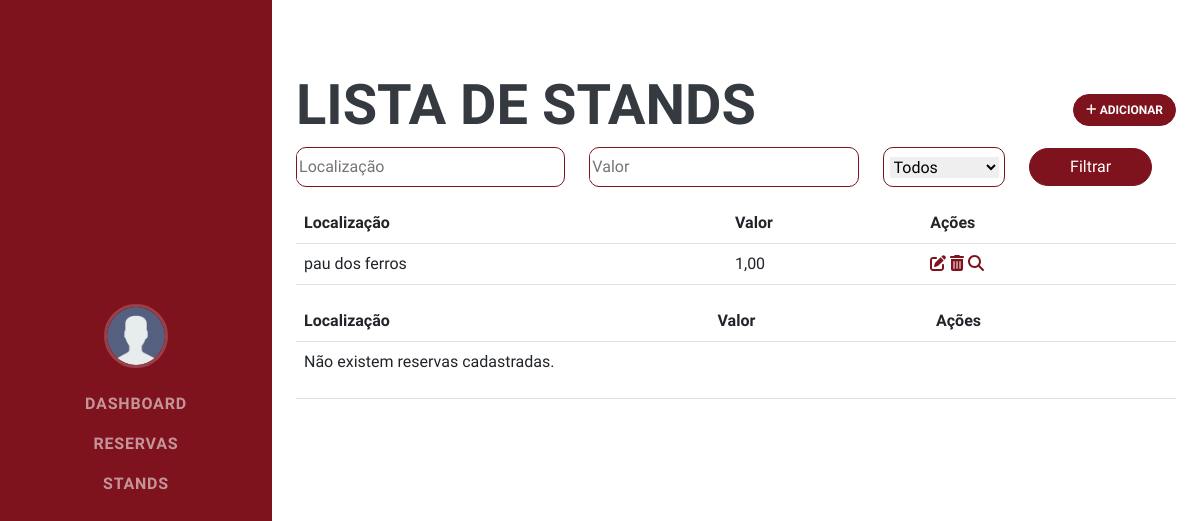
/filtro_localizacoes_e_valores/, run on an earlier commit of the app's database.
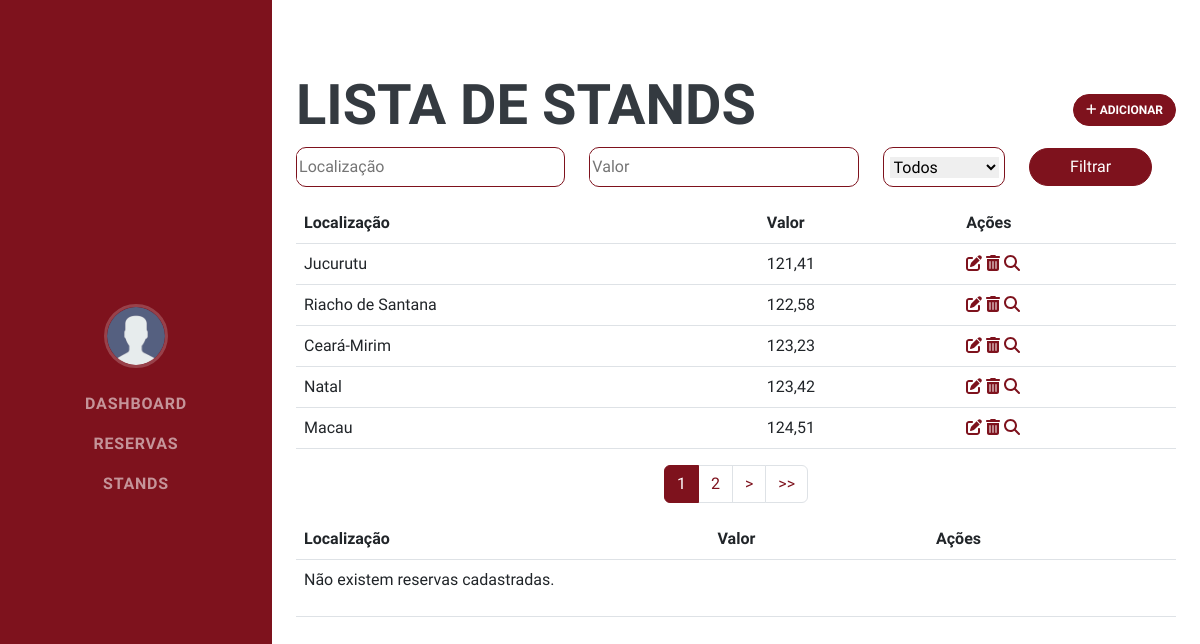
And on a later commit of the database.
### stand/models.py (models this page shows, shortened)
class Stand(BaseModel):
    localizacao = models.CharField(
        verbose_name=_("Localização"),
        max_length=SMALL_CHAR_FIELD_NAME_LENGTH,
    )
    valor = models.DecimalField(
        verbose_name=_("Valor"),
        decimal_places=2,
        max_digits=6
    )
    class Meta:
        verbose_name = _("Stand")
        verbose_name_plural = _("Stands")

### stand/views.py (the view)
# urls.py: path('filtro_localizacoes_e_valores/', filtro_localizacoes_e_valores, name='filtro_localizacoes_e_valores'),
def filtro_localizacoes_e_valores(request):
    termo_localizacao = request.GET.get('termo_localizacao', '')
    termo_valor = request.GET.get('termo_valor', '')
    ordenacao = request.GET.get('ordenacao', 'asc')  # Padrão para ordenação crescente
    ordenacao_valor = 'valor' if ordenacao == 'asc' else '-valor'  # Reverter para ordenação decrescente, se necessário
    itens = Stand.objects.order_by(ordenacao_valor)
    if termo_localizacao:
        itens = itens.filter(localizacao__icontains=termo_localizacao)
    if termo_valor:
        itens = itens.filter(valor__icontains=termo_valor)
    paginator = Paginator(itens, 5)  # 10 itens por página (você pode ajustar isso)
    page_number = request.GET.get('page')
    page = paginator.get_page(page_number)
    return render(request, 'stand/stands.html', {
        'itens': page,
        'termo_localizacao': termo_localizacao,
        'termo_valor': termo_valor,
        'ordenacao': ordenacao,
    })

### stand/templates/stand/stands.html (shortened to what this page needs)
{% extends "base.html" %}
{% block content %}
<div class="mt-5">
    <div class="d-flex align-items-center justify-content-between">
        <h2>Lista de Stands</h2>
        <div class="">
            <a style='color:white; border-radius: 50px; font-size: 12px;' href="{% url 'stand_criar' %}" class="btn btn-primary"><strong><i class="fas fa-plus"></i> ADICIONAR</strong></a>
        </div>
    </div>
    <form method="GET" action="{% url 'filtro_localizacoes_e_valores' %}">
        <div class="row col-12 d-flex justify-content-center mb-3">
            <div class="col-4">
                <div class="d-flex align-items-center"style="border: #7E121D 1px solid; height: 40px; border-radius:10px">
                    <input type="text" name="termo_localizacao" id="termo_localizacao" value="{{ termo_localizacao }}" placeholder="Localização" class="ml-2" style="outline: none; border:none">
                </div>
            </div>
            <div class="col-4">
                <div class="d-flex align-items-center"style="border: #7E121D 1px solid; height: 40px; border-radius:10px">
                    <input type="text" name="termo_valor" id="termo_valor" value="{{ termo_valor }}" placeholder="Valor" class="ml-2" style="outline: none; border:none">
                </div>
            </div>
            <div class="col-2">
                <div class="d-flex justify-content-center align-items-center"style="border: #7E121D 1px solid; height: 40px; border-radius:10px">
                    <select name="ordenacao" id="ordenacao" style="outline: none; border:none">
                        <option>Todos</option>
                    </select>
                </div>
            </div>
            <div class="col-2">
                <div class="d-flex align-items-center"style="height: 40px;">
                    <button class="btn btn-primary text-white" style="width: 150px; border-radius: 50px;" type="submit">Filtrar</button>
                </div>
            </div>
        </div>
    </form>
    <table class="table">
        <thead class="thead-light">
            <tr>
                <th scope="col">Localização</th>
                <th scope="col">Valor</th>
                <th scope="col">Ações</th>
            </tr>
        </thead>
        <tbody>
            {% for item in itens %}
            <tr>
                <td>{{ item.localizacao }}</td>
                <td>{{ item.valor }}</td>
                <td>
                    <a href="{% url 'stand_editar' pk=item.pk %}"><i class="fas fa-edit"></i></a>
                    <a href="{% url 'stand_remover' pk=item.pk %}"><i class="fas fa-trash-alt"></i></a>
                    <a href="{% url 'stand_detalhe' pk=item.pk %}"><i class="fas fa-search"></i></a>
                </td>
            </tr>
            {% empty %}
            <tr>
              <td colspan="3">
                <p>Nenhum filtro aplicado.</p>
              </td>
            </tr>
            {% endfor %}
        </tbody>
    </table>
    {% if itens.has_other_pages %}
        <nav>
            <ul class="pagination justify-content-center">
                {% for page_number in itens.paginator.page_range %}
                    {% if page_number <= itens.number|add:1 and page_number >= itens.number|add:-1 %}
                        {% if itens.number == page_number %}
                            <li class="page-item active">
                                <a class="page-link" href="?page={{ page_number }}">
                                    {{ page_number }}
                                </a>
                            </li>
                        {% else %}
                            <li class="page-item">
                                <a class="page-link" href="?page={{ page_number }}">
                                    {{ page_number }}
                                </a>
                            </li>
                        {% endif %}
                    {% endif %}
                {% endfor %}
                {% if itens.has_next %}
                    <li class="page-item">
                        <a class="page-link" href="?page={{ itens.next_page_number }}">
                            >
                        </a>
                    </li>
                    <li class="page-item">
                        <a class="page-link" href="?page={{ itens.paginator.num_pages }}">
                            >>
                        </a>
                    </li>
                {% endif %}
            </ul>
        </nav>
    {% endif %}
    <table class="table">
        <thead class="thead-light">
            <tr>
                <th scope="col">Localização</th>
                <th scope="col">Valor</th>
                <th scope="col">Ações</th>
            </tr>
        </thead>
        <tbody>
            {% for object in object_list %}
            <tr>
                <td>{{object.localizacao}}</td>
                <td>{{object.valor}}</td>
                <td>
                    <a href="{% url 'stand_editar' pk=object.pk %}"><i class="fas fa-edit"></i></a>
                    <a href="{% url 'stand_remover' pk=object.pk %}"><i class="fas fa-trash-alt"></i></a>
                    <a href="{% url 'stand_detalhe' pk=object.pk %}"><i class="fas fa-search"></i></a>
                </td>
            </tr>
            {% empty %}
            <tr>
              <td colspan="4">
                <p>Não existem reservas cadastradas.</p>
              </td>
            </tr>
            {% endfor %}
        </tbody>
    </table>
</div>
{% endblock %}

### templates/base.html (shortened to what this page needs)
{% load static %}
<!DOCTYPE html>
<html lang="en">
  <head>
    <link rel="stylesheet" href="{% static 'css/styles2.css' %}" />
  </head>
  <body id="page-top">
    <nav class="navbar navbar-expand-lg navbar-dark bg-primary fixed-top" id="sideNav">
      <a class="navbar-brand js-scroll-trigger" href="{% url 'profile' %}"><span class="d-none d-lg-block"><img class="img-fluid img-profile rounded-circle mx-auto mb-2" src="{% static 'img\149071.png' %}" alt="..." /></span></a>
      <div class="collapse navbar-collapse" id="navbarResponsive">
        <ul class="navbar-nav">
          <li class="nav-item">
            <a class="nav-link js-scroll-trigger" href="{% url 'index' %}">Dashboard</a>
          </li>
          <li class="nav-item">
            <a class="nav-link js-scroll-trigger" href="{% url 'reserva_listar' %}">Reservas</a>
          </li>
          <li class="nav-item">
            <a class="nav-link js-scroll-trigger" href="{% url 'stand_listar' %}">Stands</a>
          </li>
        </ul>
      </div>
    </nav>
    <div class="container-fluid p-4">
      {% block content %}
      {% endblock %}
    </div>
  </body>
</html>

What changed in the data, as far as the page shows it:
removed Stand: localizacao "pau dos ferros", valor "1,00"
added Stand: localizacao "Jucurutu", valor "121,41"
added Stand: localizacao "Riacho de Santana", valor "122,58"
added Stand: localizacao "Ceará-Mirim", valor "123,23"
added Stand: localizacao "Natal", valor "123,42"
added Stand: localizacao "Macau", valor "124,51"
Also different on the page:
new list line: "1"
new list line: "2"
